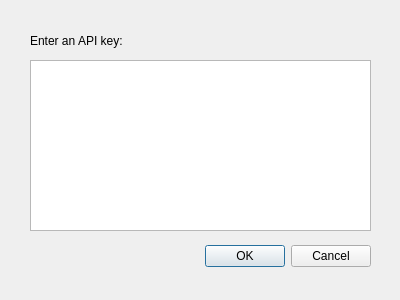
<?xml version="1.0" encoding="UTF-8"?>
<ui version="4.0">
 <class>addAPIKeyDialog</class>
 <widget class="QDialog" name="addAPIKeyDialog">
  <property name="geometry">
   <rect>
    <x>0</x>
    <y>0</y>
    <width>400</width>
    <height>300</height>
   </rect>
  </property>
  <property name="windowTitle">
   <string>Dialog</string>
  </property>
  <widget class="QDialogButtonBox" name="buttonBox">
   <property name="geometry">
    <rect>
     <x>30</x>
     <y>240</y>
     <width>341</width>
     <height>32</height>
    </rect>
   </property>
   <property name="orientation">
    <enum>Qt::Orientation::Horizontal</enum>
   </property>
   <property name="standardButtons">
    <set>QDialogButtonBox::StandardButton::Cancel|QDialogButtonBox::StandardButton::Ok</set>
   </property>
  </widget>
  <widget class="QLabel" name="label">
   <property name="geometry">
    <rect>
     <x>30</x>
     <y>30</y>
     <width>111</width>
     <height>21</height>
    </rect>
   </property>
   <property name="text">
    <string>Enter an API key:</string>
   </property>
  </widget>
  <widget class="QTextEdit" name="APIKeyTextEdit">
   <property name="geometry">
    <rect>
     <x>30</x>
     <y>60</y>
     <width>341</width>
     <height>171</height>
    </rect>
   </property>
  </widget>
 </widget>
 <resources/>
 <connections>
  <connection>
   <sender>buttonBox</sender>
   <signal>accepted()</signal>
   <receiver>addAPIKeyDialog</receiver>
   <slot>accept()</slot>
   <hints>
    <hint type="sourcelabel">
     <x>248</x>
     <y>254</y>
    </hint>
    <hint type="destinationlabel">
     <x>157</x>
     <y>274</y>
    </hint>
   </hints>
  </connection>
  <connection>
   <sender>buttonBox</sender>
   <signal>rejected()</signal>
   <receiver>addAPIKeyDialog</receiver>
   <slot>reject()</slot>
   <hints>
    <hint type="sourcelabel">
     <x>316</x>
     <y>260</y>
    </hint>
    <hint type="destinationlabel">
     <x>286</x>
     <y>274</y>
    </hint>
   </hints>
  </connection>
 </connections>
</ui>
